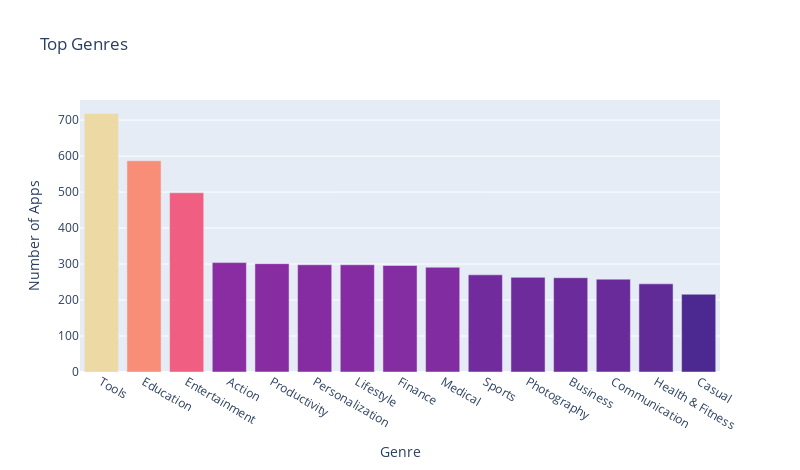

Notebook source saved alongside this figure:
### Markdown cell above
**Challenge**: Can you create this chart with the Series containing the genre data? 

<img src=https://imgur.com/DbcoQli.png width=400>

Try experimenting with the built in colour scales in Plotly. You can find a full list [here](https://plotly.com/python/builtin-colorscales/). 

* Find a way to set the colour scale using the color_continuous_scale parameter. 
* Find a way to make the color axis disappear by using coloraxis_showscale.

### Code cell
bar_fig = px.bar(
    title="Top Genres",
    x=num_genres[:15].index,
    y=num_genres[:15],
    hover_name=num_genres.index[:15],
    color=num_genres[:15],
    color_continuous_scale="Agsunset",
    width=800,
    height=470
)
bar_fig.update_layout(
    xaxis_title="Genre",
    yaxis_title="Number of Apps",
    coloraxis_showscale=False
)
bar_fig.show()

### Figure 1 — Plotly figure (JSON) as saved in the notebook; plotly's stock layout.template omitted (floating-point values rounded to 4 significant figures)
{"data": [{"hovertemplate": "<b>%{hovertext}</b><br><br>x=%{x}<br>y=%{y}<br>color=%{marker.color}<extra></extra>", "hovertext": ["Tools", "Education", "Entertainment", "Action", "Productivity", "Personalization", "Lifestyle", "Finance", "Medical", "Sports", "Photography", "Business", "Communication", "Health & Fitness", "Casual"], "legendgroup": "", "marker": {"color": [718, 587, 498, 304, 301, 298, 298, 296, 291, 270, 263, 262, 258, 245, 216], "coloraxis": "coloraxis", "pattern": {"shape": ""}}, "name": "", "orientation": "v", "showlegend": false, "textposition": "auto", "type": "bar", "x": ["Tools", "Education", "Entertainment", "Action", "Productivity", "Personalization", "Lifestyle", "Finance", "Medical", "Sports", "Photography", "Business", "Communication", "Health & Fitness", "Casual"], "xaxis": "x", "y": [718, 587, 498, 304, 301, 298, 298, 296, 291, 270, 263, 262, 258, 245, 216], "yaxis": "y"}], "layout": {"barmode": "relative", "coloraxis": {"colorbar": {"title": {"text": "color"}}, "colorscale": [[0, "rgb(75, 41, 145)"], [0.1667, "rgb(135, 44, 162)"], [0.3333, "rgb(192, 54, 157)"], [0.5, "rgb(234, 79, 136)"], [0.6667, "rgb(250, 120, 118)"], [0.8333, "rgb(246, 169, 122)"], [1, "rgb(237, 217, 163)"]], "showscale": false}, "height": 470, "legend": {"tracegroupgap": 0}, "title": {"text": "Top Genres"}, "width": 800, "xaxis": {"anchor": "y", "domain": [0, 1], "title": {"text": "Genre"}}, "yaxis": {"anchor": "x", "domain": [0, 1], "title": {"text": "Number of Apps"}}}}
